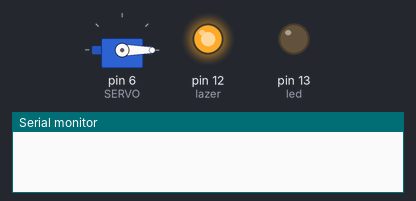
Bench run of a sketch on a simulated Arduino Uno, built for the host (arithmetic inside an expression is 32-bit, double 64-bit). On the bench: servo, output pins drawn as LEDs (lit = HIGH), the last lines printed to the serial monitor. Dashed ring = blinking.

Above: at 0.1 s.
At 1.3 s:
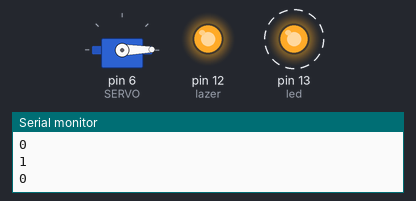
At 20.2 s:
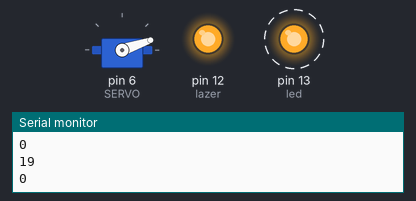
At 39.1 s:
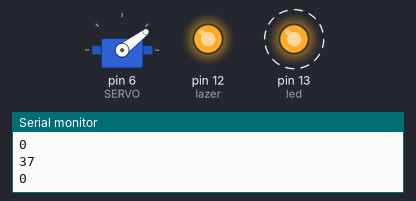
Timing chart, 0 to 40.0 s (numbered marks = the images above):
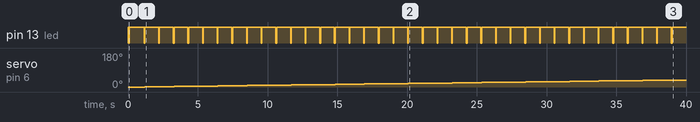

The sketch:

RADAR.ino
```cpp
#include <Servo.h> // biblioteca de configuração do servo motor
#include <Ultrasonic.h>
int Enviar = 3;
int Receber = 2;
#define SERVO 6 // Diz que a porta digital número 6 chama-se SERVO
Servo servo_motor; // Cria um objeto da classe Servo
HC_SR04 sensor(3,2); // Cria um objeto da classe sensor
#define led 13
#define lazer 12
void setup(){

  // Associa a porta SERVO ao objeto servo_motor e posiciona o motor na posição 0
  servo_motor.attach(SERVO);
  servo_motor.write(0);
  pinMode(led, OUTPUT);
  pinMode(lazer, OUTPUT);

  //Define que a omunicação da porta seria é de 9600 milisegundos
  Serial.begin(9600);
  digitalWrite(lazer, HIGH);
  digitalWrite(led, HIGH);
  delay(50);
  digitalWrite(led, LOW);
  delay(50);
  digitalWrite(led, HIGH);
  delay(50);
  digitalWrite(led, LOW);
}

void loop(){
  // Percorre de 0 a 180 graus
  for(int i = 0; i <=180; i++){
    servo_motor.write(i); // Diz em qual grau o motor deve ir
    if (sensor.distance()<= 30){ // Condição para enviar a informação ou não se a distânia for menor que tal valor, aí envia a informação
       Serial.println(i);
       Serial.println(sensor.distance());
       digitalWrite(led, HIGH);
       delay(1000); // Espera um tempo, para o arduino e o pc processar os dados,e depois continua a varredura
       digitalWrite(led, LOW);
  }
    delay(50);
  }
  // Percorre de 180 a 0 graus
  for(int i = 180; i >=0; i--){
    servo_motor.write(i); // Diz em qual grau o motor deve ir
     if (sensor.distance() <=30){ // Condição para enviar a informação ou não se a distânia for menor que tal valor, aí envia a informação
       Serial.println(i);
       Serial.println(sensor.distance());
       digitalWrite(led, HIGH);
       delay(1000); // Espera um tempo, para o arduino e o pc processar os dados,e depois continua a varredura
       digitalWrite(led, LOW);
  }
  delay(50);
  }
}
```

Measured:
- by itself, pin 13 (led): alternates HIGH for 1.0 s and LOW for 0.05 s
- by itself, servo on pin 6 (SERVO): moves from 0° to 37° over 37.8 s
